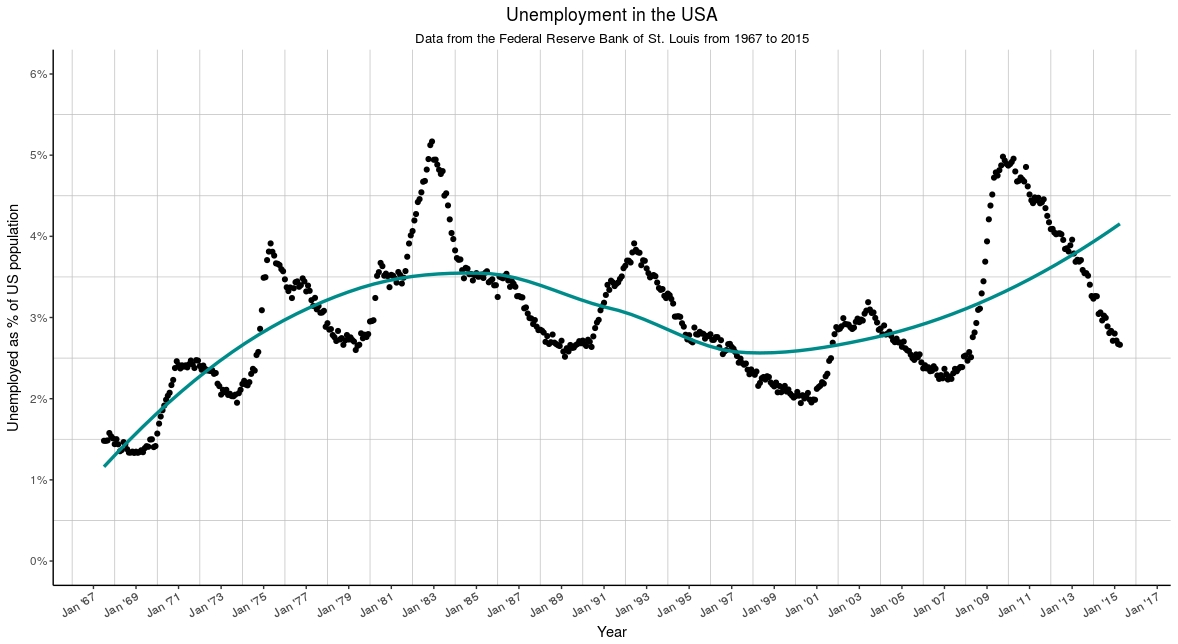

Source code (R):
# You will need packages ggplot2 and scales for this script to work
library(ggplot2)
attach(economics)
library(scales)

ch <- economics # we will use the dataset economics from the package ggplot2

#we divide the unemployed with the total population to get the ratio as the y axis
new.plot <- ggplot(ch,
                   aes(x = ch$date,
                       y = ch$unemploy/ch$pop))

# We will produce the graph with a x axis tick of each year
new.plot + (scale_x_date(breaks = date_breaks("2 years"),
                         name = "Year",
                         labels = date_format("%b '%y"))) +

  # then we will give it a format of month and year and rotate it at 90 degrees
  theme(axis.text.x = element_text(angle = 30,
                                   hjust = 1)) +

  # now we add the labels in our axes
  scale_y_continuous(name = "Unemployed as % of US population",
                     labels = percent,
                     limits = c(0, 0.06),
                     breaks = seq(0, 0.06, 0.01)) +

 # here we add the title and subtitle to our graph
  ggtitle("Unemployment in the USA",
          subtitle = "Data from the Federal Reserve Bank of St. Louis from 1967 to 2015") +
  geom_point(alpha = 1)  +

  # here we draw the line of the graph
  geom_smooth(se = F,
              color = "darkcyan",
              size = 1.2,
              method = 'loess') +

  # lets change some aspects of the theme
  theme(panel.border = element_blank(),
        plot.title = element_text(hjust = 0.5),
        plot.subtitle = element_text(hjust = 0.5),
        panel.grid.major = element_blank(),
        panel.grid.minor = element_line(color = "gray"),
        plot.background = element_rect(fill = "transparent", color = NA),
        panel.background = element_rect(fill = "transparent", color = NA),
        axis.line = element_line(color = "black"))
